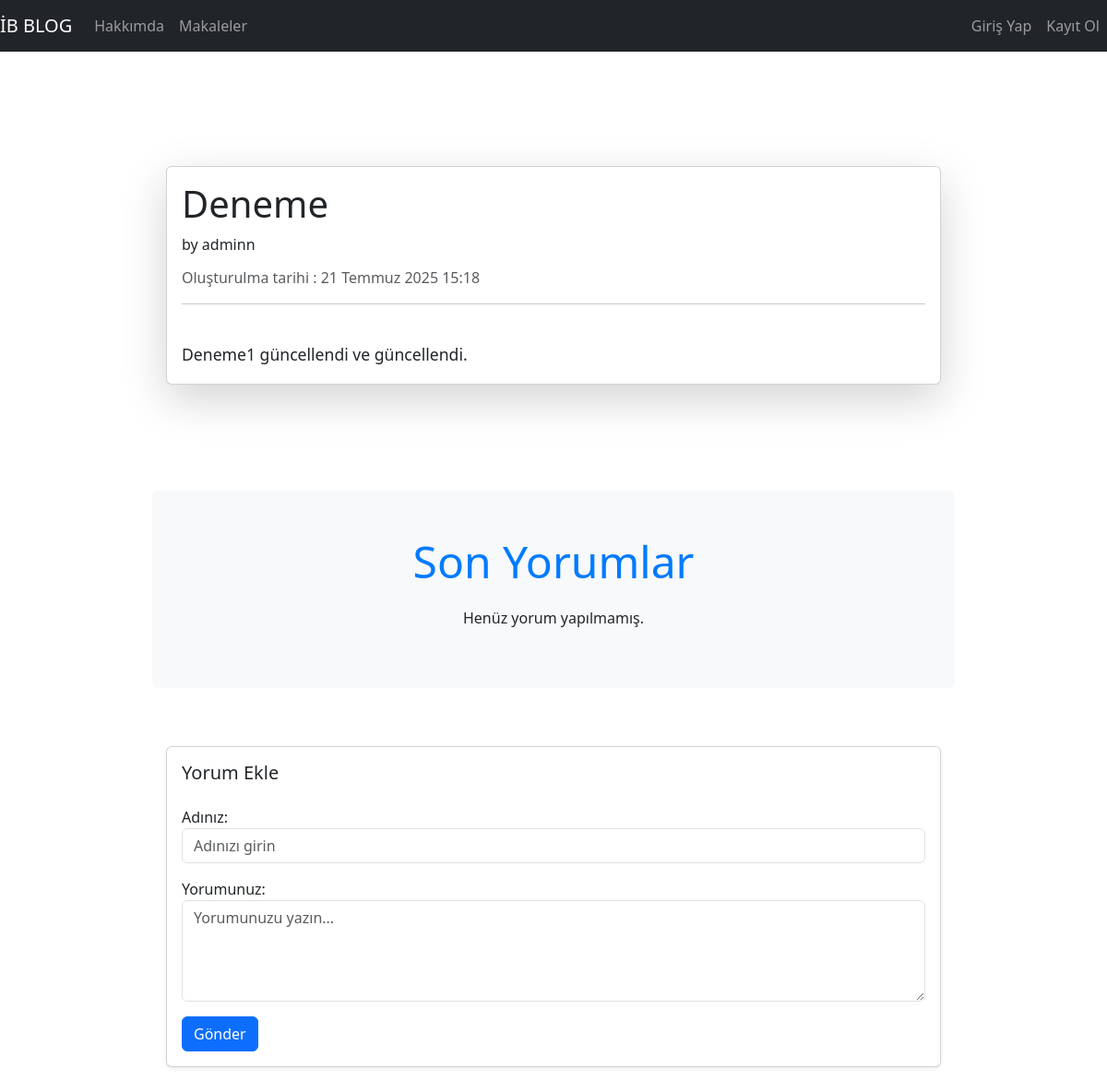
The page /articles/article/7/ on the database as committed earlier.
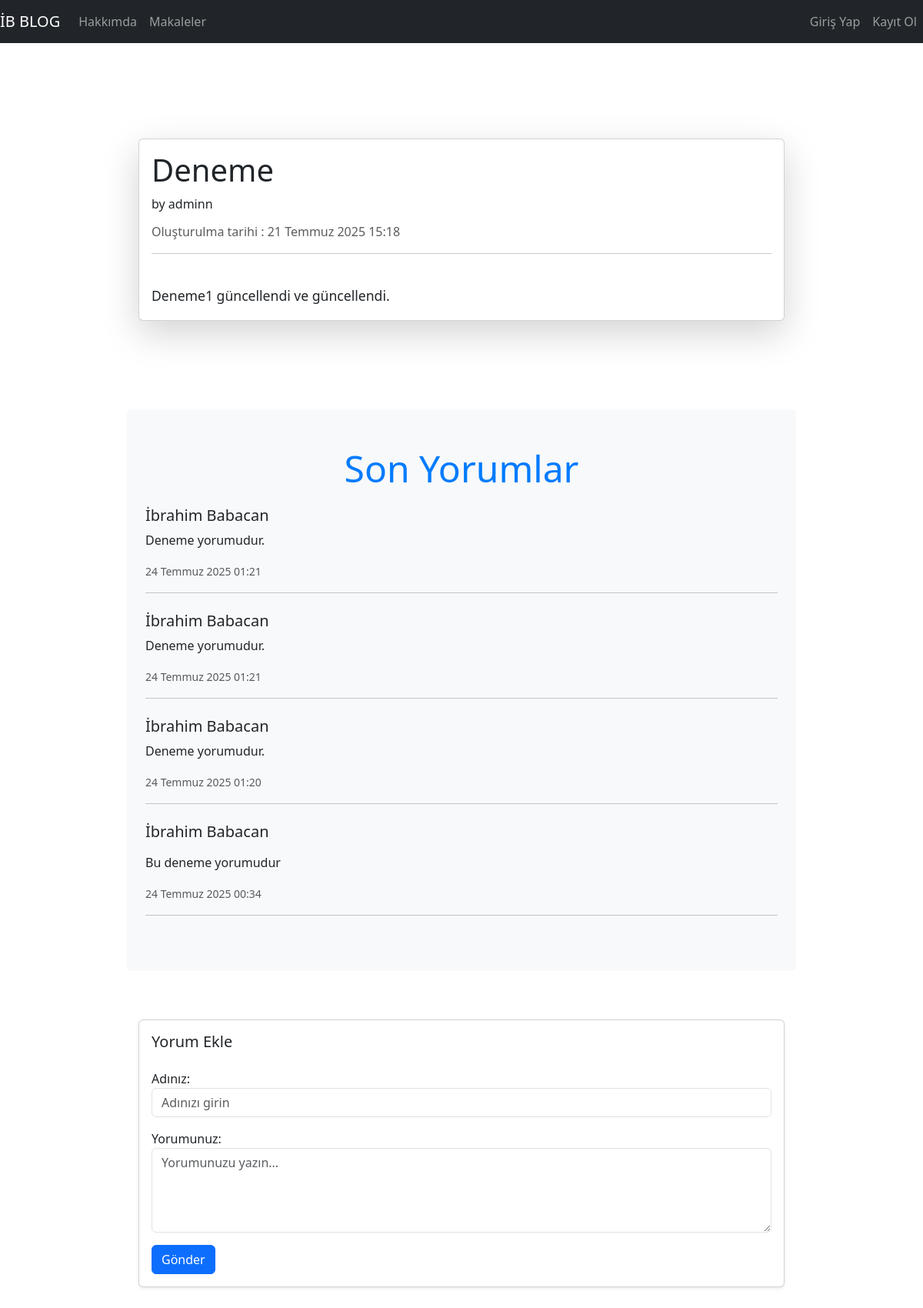
The same page on the database as committed later.
### article/models.py (models this page shows, shortened)
class Article(models.Model):
    author = models.ForeignKey("auth.User", on_delete=models.CASCADE , verbose_name="Yazar")
    title = models.CharField(max_length=50, verbose_name="Başlık")
    content = RichTextField(verbose_name="İçerik")
    created_date = models.DateTimeField(auto_now_add=True, verbose_name="Oluşturulma Tarihi")
    class Meta:
        ordering = ["-created_date"]

class Comment(models.Model):
    article = models.ForeignKey(Article, on_delete=models.CASCADE , verbose_name="Makale", related_name="comments")
    comment_author = models.CharField(max_length=50, verbose_name="İsim")
    comment_content = RichTextField(verbose_name="Yorum")
    comment_created_date = models.DateTimeField(auto_now_add=True, verbose_name="Yorum Tarihi")
    class Meta:
        ordering = ["-comment_created_date"]

### article/views.py (the view)
# urls.py: path('article/<int:id>/',views.article, name="article"),
def article(request, id):
    article = get_object_or_404(Article, id=id)
    form = forms.CommentForm()
    comments = Comment.objects.filter(article = article)
    context = {
        "article" : article,
        "form" : form,
        "comments" : comments
    }
    return render(request, "article.html" , context)

### article/forms.py
class CommentForm(forms.ModelForm):
    class Meta:
        model = Comment
        fields = ["comment_author", "comment_content"]
        widgets = {
            'comment_author': forms.TextInput(attrs={
                'class': 'form-control',
                'placeholder': 'Adınızı girin'
            }),
            'comment_content': forms.Textarea(attrs={
                'class': 'form-control',
                'placeholder': 'Yorumunuzu yazın...',
                'rows': 4
            }),
        }
        labels = {
            'comment_author': 'Adınız',
            'comment_content': 'Yorumunuz',
        }

### templates/article.html (shortened to what this page needs)
{% extends "layout.html" %}
{% block body %}
<div class="container mt-4">
  <div class="card shadow-lg">
    <div class="card-body">
      <h1 class="card-title">{{ article.title }}</h1>
      <p>by {{article.author}}</p>
      <p class="card-subtitle mb-2 text-muted">
        Oluşturulma tarihi : {{ article.created_date }}
      </p>
      <hr> <br>
      <div class="card-text" style="font-size: 1.1rem; line-height: 1.7;">
        {{article.content |safe}}
      </div>
    </div>
  </div>
</div>
<div style ="margin-top :100px" class="text-center py-5 bg-light rounded">
    <h3 class="display-5">Son Yorumlar</h3>
   {% for comment in comments %}
  <div class="mb-4 text-start px-4">
    <h5>{{ comment.comment_author }}</h5>
    <p>{{ comment.comment_content|safe }}</p>
    <small class="text-muted">{{ comment.comment_created_date }}</small>
    <hr>
  </div>
{% empty %}
  <p>Henüz yorum yapılmamış.</p>
{% endfor %}
</div>
<div class="container my-5">
  <div class="card shadow-sm">
    <div class="card-body">
      <h5 class="card-title mb-4">Yorum Ekle</h5>
      <form method="POST" action="{% url 'article:comment' article.id %}">
        <div class="mb-3">
          {{ form.comment_author.label_tag }}
          {{ form.comment_author }}
        </div>
        <div class="mb-3">
          {{ form.comment_content.label_tag }}
          {{ form.comment_content }}
        </div>
        <button type="submit" class="btn btn-primary">Gönder</button>
      </form>
    </div>
  </div>
</div>
{% endblock body %}

### templates/layout.html (shortened to what this page needs)
<!DOCTYPE html>
<html lang="en">
<head>
    <link href="https://cdn.jsdelivr.net/npm/bootstrap@5.3.3/dist/css/bootstrap.min.css" rel="stylesheet"
>
{% load static %}
<link rel="stylesheet" href="{% static 'style.css' %}">
</head>
<body>
    {% include "includes/navbar.html" %}
    <br><br><br><br>
    <div class="container">
        {% block body %}{% endblock body %}
    </div>
</body>
</html>

### templates/includes/navbar.html (shortened to what this page needs)
<nav class="navbar navbar-expand-md navbar-dark fixed-top bg-dark">
  <a class="navbar-brand" href="/">İB BLOG</a>
  <div class="collapse navbar-collapse" id="navbarCollapse">
    <ul class="navbar-nav">
      <li class="nav-item active">
        <a class="nav-link" href="{% url 'about' %}">Hakkımda</a>
      </li>
      <li class="nav-item active">
        <a class="nav-link" href="{% url 'article:articles' %}">Makaleler</a>
      </li>
    </ul>
    <ul class="navbar-nav ms-auto">
    {% if not request.user.is_authenticated %}
    <li class="nav-item active">
        <a class="nav-link" href="{% url 'user:login' %}">Giriş Yap</a>
      </li>
      <li class="nav-item active">
        <a class="nav-link" href="{% url 'user:register' %}">Kayıt Ol</a>
      </li>
    {% endif %}
    </ul>
  </div>
</nav>

### blog/static/style.css (style rules this page uses)
.container { margin-top: 30px; margin-left: auto; margin-right: auto; max-width: 900px; padding: 15px; }
h3 { color: #007bff; margin-bottom: 20px; font-weight: 700; }

Rows that differ between the two databases and show on the page:
added Comment: comment_author "İbrahim Babacan", comment_content "Deneme yorumudur.", comment_created_date "24 Temmuz 2025 01:21"
added Comment: comment_author "İbrahim Babacan", comment_content "Deneme yorumudur.", comment_created_date "24 Temmuz 2025 01:21"
added Comment: comment_author "İbrahim Babacan", comment_content "Deneme yorumudur.", comment_created_date "24 Temmuz 2025 01:20"
added Comment: comment_author "İbrahim Babacan", comment_content "Bu deneme yorumudur", comment_created_date "24 Temmuz 2025 00:34"
Other text that changed with them:
text no longer shown: "Henüz yorum yapılmamış."
